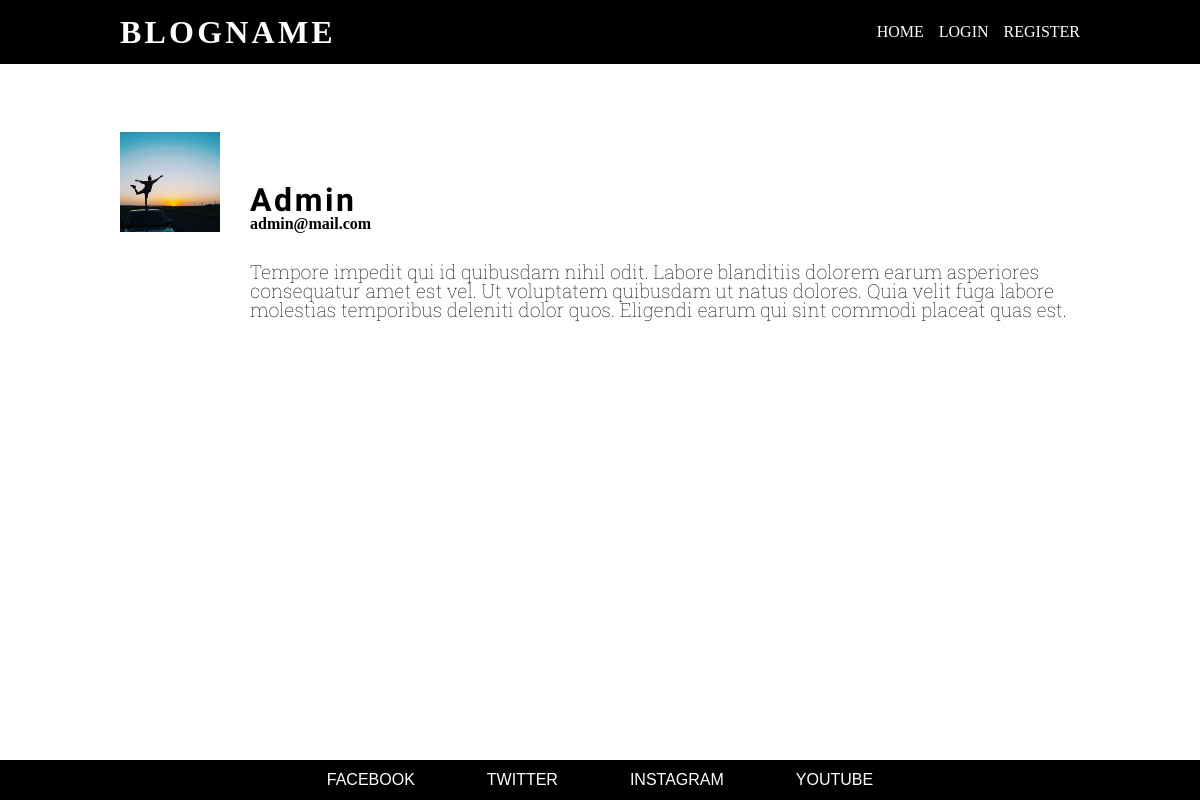
/profile/2/, run on an earlier commit of the app's database.
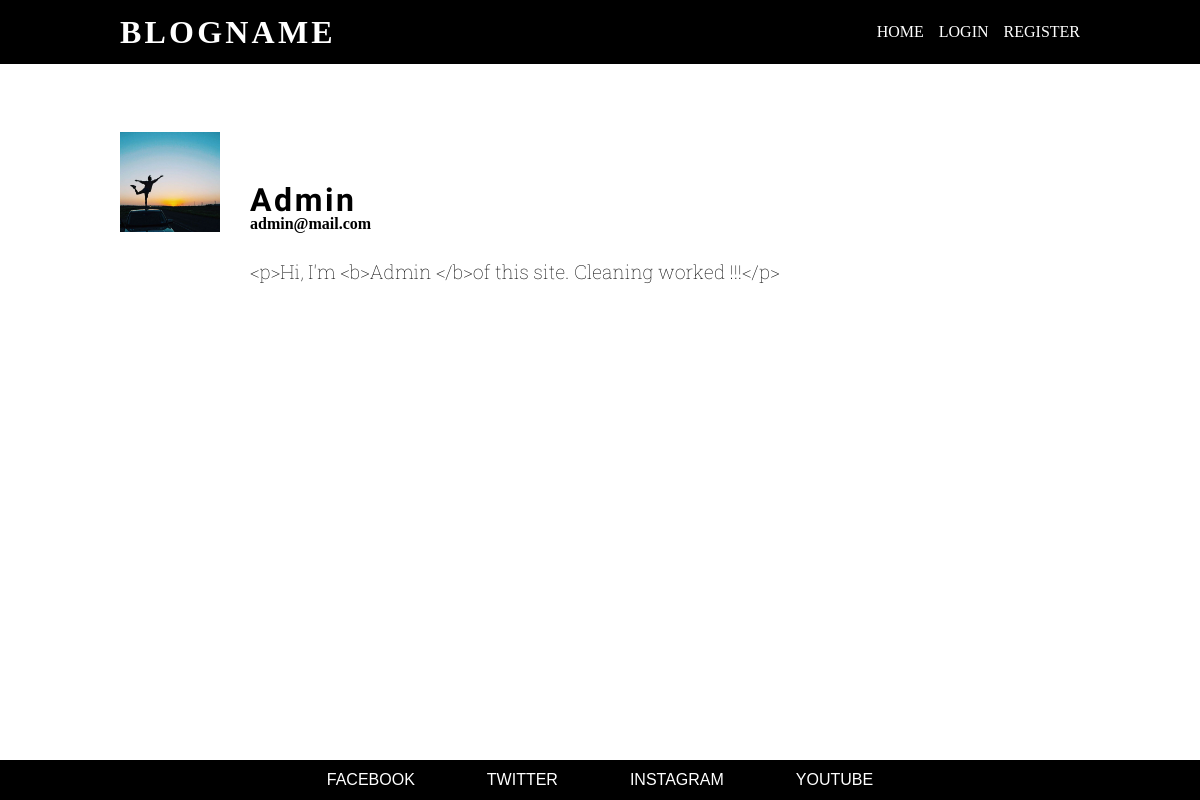
And on a later commit of the database.
### blogApp/models.py (models this page shows, shortened)
class Authors(db.Model, UserMixin):
    id = db.Column(db.Integer, primary_key=True)
    name = db.Column(db.String(50), nullable=False)
    email = db.Column(db.String(50), unique=True, nullable=False)
    about = db.Column(db.Text)
    image_file = db.Column(db.String(20), nullable = False, default = 'double1.jpg')
    password = db.Column(db.String(60), nullable=False)
    blogs = db.relationship('Blogs', backref='author', lazy=True)

### blogApp/routes.py (the view)
@app.route('/profile/<int:authorid>/', methods = ['GET'])
def profile(authorid):
    author = Authors.query.get_or_404(authorid)
    return render_template('author.html', author = author, title = 'Profile-'+author.name)

### blogApp/templates/author.html
{% extends 'base.html' %}
{% block styles %}
    <link rel="stylesheet" href="{{ url_for('static', filename = 'css/author_page.css') }}">
{% endblock styles %}
{% block main %}
    <main>
        <div class="profile-card">
            <div class="profile-headers">
                <div class="profile-pic">
                    <img src="{{ url_for('static', filename = 'assets/profile_pics/{}'.format(author.image_file)) }}" alt="profile-picture">
                </div>
                <div class="header-set-1">
                    <h1>{{ author.name }}</h1>
                <h2>{{ author.email }}</h2>
                </div>
            </div>
            <div class="profile-edit">
                {% if current_user.is_authenticated and current_user==author %}
                    <div>
                        <a href = "{{ url_for('edit_profile', authorid = author.id) }}" class="edit-about">edit</a>
                    </div>
                    {% if author.about %}
                        <p>{{ author.about|safe }}</p>
                    {% else %}
                        <p style="color: grey;">Click edit button to add profile picture and info about you</p>
                    {% endif %}
                {% else %}
                    {% if author.about %}
                        <p class="left-130px">{{ author.about }}</p>
                    {% endif %}
                {% endif %}
            </div>
        </div>
    </main>
{% endblock main %}

### blogApp/templates/base.html (shortened to what this page needs)
<!DOCTYPE html>
<html lang="en">
<head>
    <link rel="stylesheet" href="{{ url_for('static', filename = '/css/reset_css.css') }}">
    {% block styles %}
    {% endblock styles %}
    <link rel="stylesheet" href="{{ url_for('static', filename = '/css/header.css') }}">
    <link rel="stylesheet" href="{{ url_for('static', filename = '/css/footer.css') }}">
</head>
<body>
    {% block header %}
        <header class="black">
            <div class="head-container">
                <nav>
                    <div class="nav-link mobile-banner">
                        <a href="{{ url_for('index') }}" class="main-banner">
                            <h1 class="header-h1">
                                BLOGNAME
                            </h1>
                        </a>
                    </div>
                    <div class="list-wrapper">
                        <ul class="list">
                            <li class="nav-link">
                                <a href="{{ url_for('index') }}" class="options">HOME</a>
                            </li>
                            {% if current_user.is_authenticated %}
                                <li class="nav-link">
                                    <a href="{{ url_for('write') }}" class="options">WRITE</a>
                                </li>
                                <li class="nav-link">
                                    <a href="{{ url_for('profile', authorid = current_user.id) }}" class="options">PROFILE</a>
                                </li>
                                <li class="nav-link">
                                    <a href="{{ url_for('logout') }}" class="options">LOGOUT</a>
                                </li>
                            {% else %}
                                <li class="nav-link">
                                    <a href="{{ url_for('author') }}" class="options">LOGIN</a>
                                </li>
                                <li class="nav-link">
                                    <a href="{{ url_for('signup') }}" class="options">REGISTER</a>
                                </li>
                            {% endif %}
                        </ul>
                    </div>
                </nav>
        </header>
    {% endblock header %}
    {% block main %}
    {% endblock %}
    {% block footer %}
        <footer>
            <ul>
                <li>
                    <a href="">FACEBOOK</a>
                </li>
                <li>
                    <a href="">TWITTER</a>
                </li>
                <li>
                    <a href="">INSTAGRAM</a>
                </li>
                <li>
                    <a href="">YOUTUBE</a>
                </li>
            </ul>
        </footer>
    {% endblock %}
</body>
</html>

### blogApp/static/css/author_page.css (style rules this page uses)
main { width: 80vw; height: 70vh; max-width: 1440px; display: flex; }
.profile-card { display: flex; flex-direction: column; }
.profile-headers { display: flex; align-items: flex-end; }
.profile-pic { height: 100px; width: 100px; margin-right: 30px; }
.profile-card img { height: 100px; width: 100px; object-fit: cover; }
.header-set-1 h1 { margin-top: 20px; font-family: 'Fjalla One'; letter-spacing: .08em; font-size: xx-large; }
.profile-edit { display: flex; }
.profile-edit p { max-width: 900px; margin-top: 30px; font-size: larger; font-family: 'Roboto Slab', serif; font-weight: 100; }
.left-130px { margin-left: 130px; }

### blogApp/static/css/header.css (style rules this page uses)
header { font-family: Verdana; display: flex; justify-content: center; width: 100%; }
header a { text-decoration: none; }
.black { background-color: black; }
.head-container { width: fit-content; margin: 0px 7%; position: relative; }
.main-banner { display: inline; letter-spacing: .1em; font-size: xx-large; color: white; }
.list-wrapper { display: inline-block; justify-content: right; }
.list { display: flex; justify-content: flex-end; width: 30vw; }
.list li { margin-left: 15px; }
.options { color: white; }
.nav-link { padding-top: 2vh; padding-bottom: 2vh; }
nav { display: flex !important; justify-content: space-between; align-items: center; width: 80vw; max-width: 1440px; }

### blogApp/static/css/footer.css (style rules this page uses)
footer { display: flex; width: 100vw; max-width: 100vw; text-align: center; height: 5vh; background-color: black; justify-content: center; flex-direction: column; }
html { height: 100%; }
body { display: flex; flex-direction: column; min-height: 100%; justify-content: space-between; align-items: center; }
footer ul { list-style: none; display: flex; justify-content: center; max-width: 100vw; }
footer ul li { margin-right: 3vw; margin-left: 3vw; }
footer ul li a { text-decoration: none; color: white; font-family: sans-serif; }

What changed in the data, as far as the page shows it:
changed Authors "Admin": about "Tempore impedit qui id quibusdam nihil odit. Labore blanditiis dolorem earum asperiores consequatur amet est vel. Ut voluptatem quibusdam ut natus dolores. Quia velit fuga labore molestias temporibus deleniti dolor quos. Eligendi earum qui sint commodi placeat quas est." → "<p>Hi, I'm <b>Admin </b>of this site. Cleaning worked !!!</p>"
